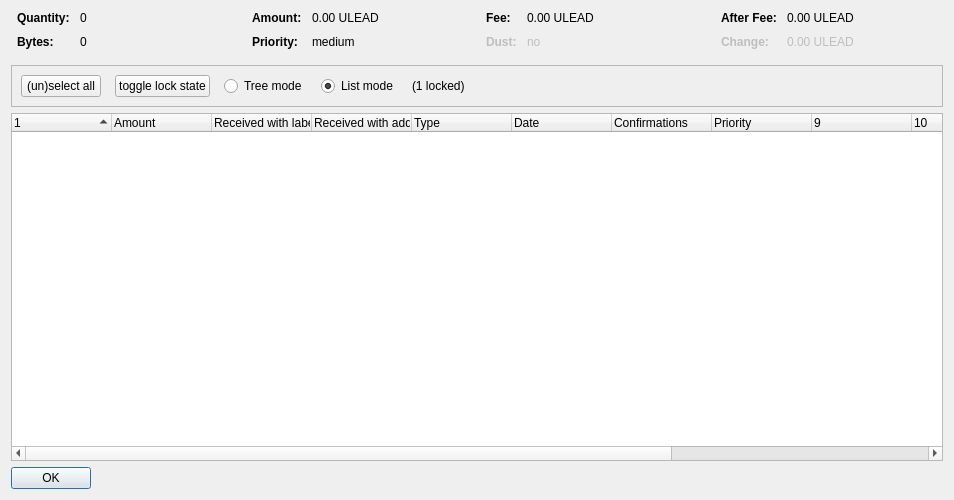
<?xml version="1.0" encoding="UTF-8"?>
<ui version="4.0">
 <class>CoinControlDialog</class>
 <widget class="QDialog" name="CoinControlDialog">
  <property name="geometry">
   <rect>
    <x>0</x>
    <y>0</y>
    <width>954</width>
    <height>500</height>
   </rect>
  </property>
  <property name="windowTitle">
   <string>Coin Selection</string>
  </property>
  <layout class="QVBoxLayout" name="verticalLayout">
   <item>
    <layout class="QHBoxLayout" name="horizontalLayoutTop" stretch="0,0,0,0">
     <property name="topMargin">
      <number>0</number>
     </property>
     <property name="bottomMargin">
      <number>10</number>
     </property>
     <item>
      <layout class="QFormLayout" name="formLayoutCoinControl1">
       <property name="horizontalSpacing">
        <number>10</number>
       </property>
       <property name="verticalSpacing">
        <number>10</number>
       </property>
       <property name="leftMargin">
        <number>6</number>
       </property>
       <property name="rightMargin">
        <number>6</number>
       </property>
       <item row="0" column="0">
        <widget class="QLabel" name="labelCoinControlQuantityText">
         <property name="font">
          <font>
           <weight>75</weight>
           <bold>true</bold>
          </font>
         </property>
         <property name="text">
          <string>Quantity:</string>
         </property>
        </widget>
       </item>
       <item row="0" column="1">
        <widget class="QLabel" name="labelCoinControlQuantity">
         <property name="cursor">
          <cursorShape>IBeamCursor</cursorShape>
         </property>
         <property name="contextMenuPolicy">
          <enum>Qt::ActionsContextMenu</enum>
         </property>
         <property name="text">
          <string notr="true">0</string>
         </property>
         <property name="textInteractionFlags">
          <set>Qt::LinksAccessibleByMouse|Qt::TextSelectableByKeyboard|Qt::TextSelectableByMouse</set>
         </property>
        </widget>
       </item>
       <item row="1" column="0">
        <widget class="QLabel" name="labelCoinControlBytesText">
         <property name="font">
          <font>
           <weight>75</weight>
           <bold>true</bold>
          </font>
         </property>
         <property name="text">
          <string>Bytes:</string>
         </property>
        </widget>
       </item>
       <item row="1" column="1">
        <widget class="QLabel" name="labelCoinControlBytes">
         <property name="cursor">
          <cursorShape>IBeamCursor</cursorShape>
         </property>
         <property name="contextMenuPolicy">
          <enum>Qt::ActionsContextMenu</enum>
         </property>
         <property name="text">
          <string notr="true">0</string>
         </property>
         <property name="textInteractionFlags">
          <set>Qt::LinksAccessibleByMouse|Qt::TextSelectableByKeyboard|Qt::TextSelectableByMouse</set>
         </property>
        </widget>
       </item>
      </layout>
     </item>
     <item>
      <layout class="QFormLayout" name="formLayoutCoinControl2">
       <property name="horizontalSpacing">
        <number>10</number>
       </property>
       <property name="verticalSpacing">
        <number>10</number>
       </property>
       <property name="leftMargin">
        <number>6</number>
       </property>
       <property name="rightMargin">
        <number>6</number>
       </property>
       <item row="0" column="0">
        <widget class="QLabel" name="labelCoinControlAmountText">
         <property name="font">
          <font>
           <weight>75</weight>
           <bold>true</bold>
          </font>
         </property>
         <property name="text">
          <string>Amount:</string>
         </property>
        </widget>
       </item>
       <item row="0" column="1">
        <widget class="QLabel" name="labelCoinControlAmount">
         <property name="cursor">
          <cursorShape>IBeamCursor</cursorShape>
         </property>
         <property name="contextMenuPolicy">
          <enum>Qt::ActionsContextMenu</enum>
         </property>
         <property name="text">
          <string notr="true">0.00 ULEAD</string>
         </property>
         <property name="textInteractionFlags">
          <set>Qt::LinksAccessibleByMouse|Qt::TextSelectableByKeyboard|Qt::TextSelectableByMouse</set>
         </property>
        </widget>
       </item>
       <item row="1" column="0">
        <widget class="QLabel" name="labelCoinControlPriorityText">
         <property name="font">
          <font>
           <weight>75</weight>
           <bold>true</bold>
          </font>
         </property>
         <property name="text">
          <string>Priority:</string>
         </property>
        </widget>
       </item>
       <item row="1" column="1">
        <widget class="QLabel" name="labelCoinControlPriority">
         <property name="cursor">
          <cursorShape>IBeamCursor</cursorShape>
         </property>
         <property name="contextMenuPolicy">
          <enum>Qt::ActionsContextMenu</enum>
         </property>
         <property name="text">
          <string>medium</string>
         </property>
         <property name="textInteractionFlags">
          <set>Qt::LinksAccessibleByMouse|Qt::TextSelectableByKeyboard|Qt::TextSelectableByMouse</set>
         </property>
        </widget>
       </item>
      </layout>
     </item>
     <item>
      <layout class="QFormLayout" name="formLayoutCoinControl3">
       <property name="horizontalSpacing">
        <number>10</number>
       </property>
       <property name="verticalSpacing">
        <number>10</number>
       </property>
       <property name="leftMargin">
        <number>6</number>
       </property>
       <property name="rightMargin">
        <number>6</number>
       </property>
       <item row="0" column="0">
        <widget class="QLabel" name="labelCoinControlFeeText">
         <property name="font">
          <font>
           <weight>75</weight>
           <bold>true</bold>
          </font>
         </property>
         <property name="text">
          <string>Fee:</string>
         </property>
        </widget>
       </item>
       <item row="0" column="1">
        <widget class="QLabel" name="labelCoinControlFee">
         <property name="cursor">
          <cursorShape>IBeamCursor</cursorShape>
         </property>
         <property name="contextMenuPolicy">
          <enum>Qt::ActionsContextMenu</enum>
         </property>
         <property name="text">
          <string notr="true">0.00 ULEAD</string>
         </property>
         <property name="textInteractionFlags">
          <set>Qt::LinksAccessibleByMouse|Qt::TextSelectableByKeyboard|Qt::TextSelectableByMouse</set>
         </property>
        </widget>
       </item>
       <item row="1" column="0">
        <widget class="QLabel" name="labelCoinControlLowOutputText">
         <property name="enabled">
          <bool>false</bool>
         </property>
         <property name="font">
          <font>
           <weight>75</weight>
           <bold>true</bold>
          </font>
         </property>
         <property name="text">
          <string>Dust:</string>
         </property>
        </widget>
       </item>
       <item row="1" column="1">
        <widget class="QLabel" name="labelCoinControlLowOutput">
         <property name="enabled">
          <bool>false</bool>
         </property>
         <property name="cursor">
          <cursorShape>IBeamCursor</cursorShape>
         </property>
         <property name="contextMenuPolicy">
          <enum>Qt::ActionsContextMenu</enum>
         </property>
         <property name="text">
          <string>no</string>
         </property>
         <property name="textInteractionFlags">
          <set>Qt::LinksAccessibleByMouse|Qt::TextSelectableByKeyboard|Qt::TextSelectableByMouse</set>
         </property>
        </widget>
       </item>
      </layout>
     </item>
     <item>
      <layout class="QFormLayout" name="formLayoutCoinControl4">
       <property name="horizontalSpacing">
        <number>10</number>
       </property>
       <property name="verticalSpacing">
        <number>10</number>
       </property>
       <property name="leftMargin">
        <number>6</number>
       </property>
       <property name="rightMargin">
        <number>6</number>
       </property>
       <item row="0" column="0">
        <widget class="QLabel" name="labelCoinControlAfterFeeText">
         <property name="font">
          <font>
           <weight>75</weight>
           <bold>true</bold>
          </font>
         </property>
         <property name="text">
          <string>After Fee:</string>
         </property>
        </widget>
       </item>
       <item row="0" column="1">
        <widget class="QLabel" name="labelCoinControlAfterFee">
         <property name="cursor">
          <cursorShape>IBeamCursor</cursorShape>
         </property>
         <property name="contextMenuPolicy">
          <enum>Qt::ActionsContextMenu</enum>
         </property>
         <property name="text">
          <string notr="true">0.00 ULEAD</string>
         </property>
         <property name="textInteractionFlags">
          <set>Qt::LinksAccessibleByMouse|Qt::TextSelectableByKeyboard|Qt::TextSelectableByMouse</set>
         </property>
        </widget>
       </item>
       <item row="1" column="0">
        <widget class="QLabel" name="labelCoinControlChangeText">
         <property name="enabled">
          <bool>false</bool>
         </property>
         <property name="font">
          <font>
           <weight>75</weight>
           <bold>true</bold>
          </font>
         </property>
         <property name="text">
          <string>Change:</string>
         </property>
        </widget>
       </item>
       <item row="1" column="1">
        <widget class="QLabel" name="labelCoinControlChange">
         <property name="enabled">
          <bool>false</bool>
         </property>
         <property name="cursor">
          <cursorShape>IBeamCursor</cursorShape>
         </property>
         <property name="contextMenuPolicy">
          <enum>Qt::ActionsContextMenu</enum>
         </property>
         <property name="text">
          <string notr="true">0.00 ULEAD</string>
         </property>
         <property name="textInteractionFlags">
          <set>Qt::LinksAccessibleByMouse|Qt::TextSelectableByKeyboard|Qt::TextSelectableByMouse</set>
         </property>
        </widget>
       </item>
      </layout>
     </item>
    </layout>
   </item>
   <item>
    <widget class="QFrame" name="frame">
     <property name="minimumSize">
      <size>
       <width>0</width>
       <height>40</height>
      </size>
     </property>
     <property name="frameShape">
      <enum>QFrame::StyledPanel</enum>
     </property>
     <property name="frameShadow">
      <enum>QFrame::Sunken</enum>
     </property>
     <layout class="QHBoxLayout" name="horizontalLayout">
      <item>
       <layout class="QHBoxLayout" name="horizontalLayoutPanel" stretch="0,0,0,0,0,0">
        <property name="spacing">
         <number>14</number>
        </property>
        <item>
         <widget class="QPushButton" name="pushButtonSelectAll">
          <property name="sizePolicy">
           <sizepolicy hsizetype="Maximum" vsizetype="Fixed">
            <horstretch>0</horstretch>
            <verstretch>0</verstretch>
           </sizepolicy>
          </property>
          <property name="text">
           <string>(un)select all</string>
          </property>
          <property name="autoDefault">
           <bool>false</bool>
          </property>
         </widget>
        </item>
        <item>
         <widget class="QPushButton" name="pushButtonToggleLock">
          <property name="sizePolicy">
           <sizepolicy hsizetype="Maximum" vsizetype="Fixed">
            <horstretch>0</horstretch>
            <verstretch>0</verstretch>
           </sizepolicy>
          </property>
          <property name="text">
           <string>toggle lock state</string>
          </property>
          <property name="autoDefault">
           <bool>false</bool>
          </property>
         </widget>
        </item>
        <item>
         <widget class="QRadioButton" name="radioTreeMode">
          <property name="sizePolicy">
           <sizepolicy hsizetype="Maximum" vsizetype="Fixed">
            <horstretch>0</horstretch>
            <verstretch>0</verstretch>
           </sizepolicy>
          </property>
          <property name="text">
           <string>Tree mode</string>
          </property>
         </widget>
        </item>
        <item>
         <widget class="QRadioButton" name="radioListMode">
          <property name="sizePolicy">
           <sizepolicy hsizetype="Maximum" vsizetype="Fixed">
            <horstretch>0</horstretch>
            <verstretch>0</verstretch>
           </sizepolicy>
          </property>
          <property name="text">
           <string>List mode</string>
          </property>
          <property name="checked">
           <bool>true</bool>
          </property>
         </widget>
        </item>
        <item>
         <widget class="QLabel" name="labelLocked">
          <property name="text">
           <string>(1 locked)</string>
          </property>
         </widget>
        </item>
        <item>
         <spacer name="horizontalSpacer">
          <property name="orientation">
           <enum>Qt::Horizontal</enum>
          </property>
          <property name="sizeHint" stdset="0">
           <size>
            <width>40</width>
            <height>20</height>
           </size>
          </property>
         </spacer>
        </item>
       </layout>
      </item>
     </layout>
    </widget>
   </item>
   <item>
    <widget class="CoinControlTreeWidget" name="treeWidget">
     <property name="contextMenuPolicy">
      <enum>Qt::CustomContextMenu</enum>
     </property>
     <property name="sortingEnabled">
      <bool>false</bool>
     </property>
     <property name="columnCount">
      <number>13</number>
     </property>
     <attribute name="headerShowSortIndicator" stdset="0">
      <bool>true</bool>
     </attribute>
     <attribute name="headerStretchLastSection">
      <bool>false</bool>
     </attribute>
     <column>
      <property name="text">
       <string/>
      </property>
     </column>
     <column>
      <property name="text">
       <string>Amount</string>
      </property>
     </column>
     <column>
      <property name="text">
       <string>Received with label</string>
      </property>
     </column>
     <column>
      <property name="text">
       <string>Received with address</string>
      </property>
     </column>
     <column>
      <property name="text">
       <string>Type</string>
      </property>
     </column>
     <column>
      <property name="text">
       <string>Date</string>
      </property>
     </column>
     <column>
      <property name="text">
       <string>Confirmations</string>
      </property>
      <property name="toolTip">
       <string>Confirmed</string>
      </property>
     </column>
     <column>
      <property name="text">
       <string>Priority</string>
      </property>
     </column>
     <column>
      <property name="text">
       <string/>
      </property>
     </column>
     <column>
      <property name="text">
       <string/>
      </property>
     </column>
     <column>
      <property name="text">
       <string/>
      </property>
     </column>
     <column>
      <property name="text">
       <string/>
      </property>
     </column>
     <column>
      <property name="text">
       <string/>
      </property>
     </column>
    </widget>
   </item>
   <item>
    <widget class="QDialogButtonBox" name="buttonBox">
     <property name="sizePolicy">
      <sizepolicy hsizetype="Maximum" vsizetype="Fixed">
       <horstretch>0</horstretch>
       <verstretch>0</verstretch>
      </sizepolicy>
     </property>
     <property name="orientation">
      <enum>Qt::Horizontal</enum>
     </property>
     <property name="standardButtons">
      <set>QDialogButtonBox::Ok</set>
     </property>
    </widget>
   </item>
  </layout>
 </widget>
 <customwidgets>
  <customwidget>
   <class>CoinControlTreeWidget</class>
   <extends>QTreeWidget</extends>
   <header>coincontroltreewidget.h</header>
  </customwidget>
 </customwidgets>
 <resources/>
 <connections/>
</ui>
